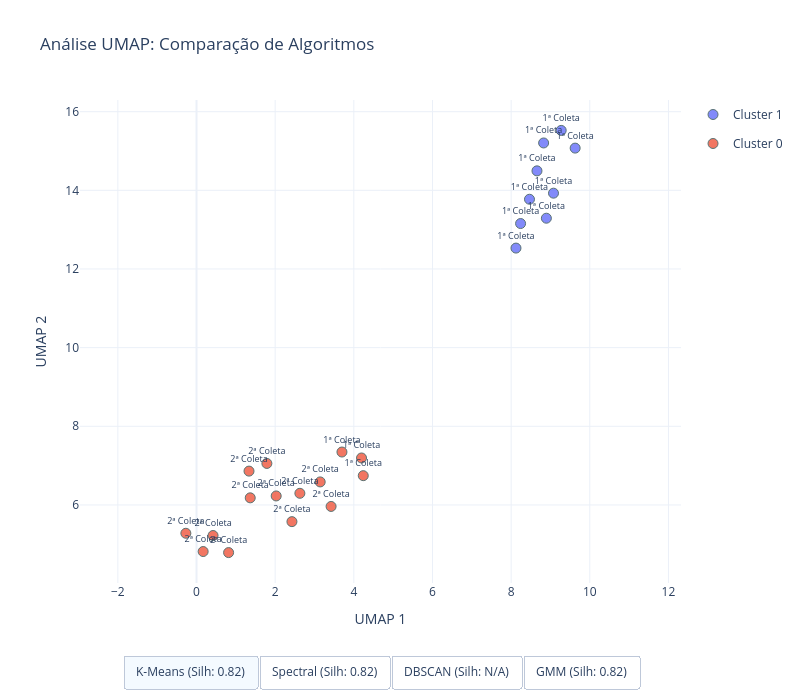

Notebook code for this chart:
### Code cell
import pandas as pd
import plotly.express as px
import plotly.graph_objects as go
from umap import UMAP
from sklearn.cluster import KMeans, SpectralClustering, DBSCAN
from sklearn.mixture import GaussianMixture
from sklearn.metrics import silhouette_score, adjusted_rand_score

df = df.query("IDX_produtor != 7 & IDX_produtor != 8")

freq_max = 'Todas'
cols_metadados = ['Dia_coleta', 'Abelha', 'IDX_produtor', 'Rodada_coleta']
all_freqs      = [col for col in df.columns if col not in cols_metadados]

if freq_max == 'Todas':
    freq_selected = all_freqs
    file_name = "Todas"
else:
    freq_selected = [
        col for col in all_freqs 
        if freq_min <= float(col) <= freq_max
    ]
    file_name = f"{freq_max}_{freq_min}"

filtered = df[freq_selected].values

redutor = UMAP(n_components=2, n_neighbors=5, min_dist=0.3, random_state=42)
data    = redutor.fit_transform(filtered)

n_clusters = 2

kmeans = KMeans(n_clusters=n_clusters, random_state=0, n_init="auto").fit(data)

spectral = SpectralClustering(
    n_clusters=n_clusters, 
    random_state=42, 
    assign_labels='kmeans',
    affinity='nearest_neighbors'
).fit(data)

dbscan = DBSCAN(eps=0.5, min_samples=5).fit(data) 

gmm = GaussianMixture(n_components=n_clusters, random_state=42).fit(data)
labels_gmm = gmm.predict(data)

sil_km = silhouette_score(data, kmeans.labels_)
sil_sp = silhouette_score(data, spectral.labels_)
sil_gm = silhouette_score(data, labels_gmm)

if len(set(dbscan.labels_)) > 1:
    sil_db = silhouette_score(data, dbscan.labels_)
    db_label = f"DBSCAN (Silh: {sil_db:.2f})"
else:
    db_label = "DBSCAN (Silh: N/A)"

ari_km_prod = adjusted_rand_score(df['IDX_produtor'], kmeans.labels_)
ari_sp_prod = adjusted_rand_score(df['IDX_produtor'], spectral.labels_)
ari_db_prod = adjusted_rand_score(df['IDX_produtor'], dbscan.labels_)
ari_gm_prod = adjusted_rand_score(df['IDX_produtor'], labels_gmm)

ari_km_rod = adjusted_rand_score(df['Rodada_coleta'], kmeans.labels_)
ari_sp_rod = adjusted_rand_score(df['Rodada_coleta'], spectral.labels_)
ari_db_rod = adjusted_rand_score(df['Rodada_coleta'], dbscan.labels_)
ari_gm_rod = adjusted_rand_score(df['Rodada_coleta'], labels_gmm)

ari_km_abelha = adjusted_rand_score(df['Abelha'], kmeans.labels_)
ari_sp_abelha = adjusted_rand_score(df['Abelha'], spectral.labels_)
ari_db_abelha = adjusted_rand_score(df['Abelha'], dbscan.labels_)
ari_gm_abelha = adjusted_rand_score(df['Abelha'], labels_gmm)

print("\n--- Validação Externa: Clusters vs Metadados (Adjusted Rand Index) ---")
print("O ARI varia de -1 a 1. Valores próximos a 1 indicam forte concordância.")
print("Valores próximos a 0 indicam que os clusters foram formados aleatoriamente em relação à variável.\n")

df_ari = pd.DataFrame({
    'Algoritmo': ['KMeans', 'Spectral', 'DBSCAN', 'GMM'],
    'ARI vs Produtor': [ari_km_prod, ari_sp_prod, ari_db_prod, ari_gm_prod],
    'ARI vs Rodada': [ari_km_rod, ari_sp_rod, ari_db_rod, ari_gm_rod],
    'ARI vs Abelha': [ari_km_abelha, ari_sp_abelha, ari_db_abelha, ari_gm_abelha]
})
print(df_ari.round(4).to_markdown(index=False))
print("\n" + "-"*65 + "\n")

df_2D = pd.DataFrame(data=data, columns=['UMAP 1', 'UMAP 2'])

df_2D['IDX_produtor']  = ('Produtor ' + df['IDX_produtor'].astype(str)).values
df_2D['Rodada_coleta'] = (df['Rodada_coleta'].astype(str) + 'ª Coleta').values
df_2D['Abelha']        = df['Abelha'].values

df_2D['KMeans']   = [f'Cluster {i}' for i in kmeans.labels_]
df_2D['Spectral'] = [f'Cluster {i}' for i in spectral.labels_]
df_2D['DBSCAN']   = [f'Cluster {i}' if i != -1 else 'Ruído' for i in dbscan.labels_]
df_2D['GMM']      = [f'Cluster {i}' for i in labels_gmm]

hover_config = {'UMAP 1': False, 'UMAP 2': False, 'IDX_produtor': True}

fig_kmeans = px.scatter(df_2D, x='UMAP 1', y='UMAP 2', color='KMeans', text='Rodada_coleta', hover_name='Abelha', hover_data=hover_config)
fig_spectral = px.scatter(df_2D, x='UMAP 1', y='UMAP 2', color='Spectral', text='Rodada_coleta', hover_name='Abelha', hover_data=hover_config)
fig_dbscan = px.scatter(df_2D, x='UMAP 1', y='UMAP 2', color='DBSCAN', text='Rodada_coleta', hover_name='Abelha', hover_data=hover_config)
fig_gmm = px.scatter(df_2D, x='UMAP 1', y='UMAP 2', color='GMM', text='Rodada_coleta', hover_name='Abelha', hover_data=hover_config)

fig = go.Figure()

for trace in fig_kmeans.data:
    fig.add_trace(trace)

for trace in fig_spectral.data:
    trace.visible = False
    fig.add_trace(trace)

for trace in fig_dbscan.data:
    trace.visible = False
    fig.add_trace(trace)

for trace in fig_gmm.data:
    trace.visible = False
    fig.add_trace(trace)

n_km = len(fig_kmeans.data)
n_sp = len(fig_spectral.data)
n_db = len(fig_dbscan.data)
n_gm = len(fig_gmm.data)

show_km = [True]  * n_km + [False] * n_sp + [False] * n_db + [False] * n_gm
show_sp = [False] * n_km + [True]  * n_sp + [False] * n_db + [False] * n_gm
show_db = [False] * n_km + [False] * n_sp + [True]  * n_db + [False] * n_gm
show_gm = [False] * n_km + [False] * n_sp + [False] * n_db + [True]  * n_gm

my_buttons = [
    dict(label=f"K-Means (Silh: {sil_km:.2f})", method="update", args=[{"visible": show_km}]),
    dict(label=f"Spectral (Silh: {sil_sp:.2f})", method="update", args=[{"visible": show_sp}]),
    dict(label=db_label, method="update", args=[{"visible": show_db}]),
    dict(label=f"GMM (Silh: {sil_gm:.2f})", method="update", args=[{"visible": show_gm}])
]

fig.update_layout(
    title=f'Análise UMAP: Comparação de Algoritmos',
    template='plotly_white',
    width=800, 
    height=700,
    xaxis_title='UMAP 1',
    yaxis_title='UMAP 2',
    yaxis=dict(scaleanchor="x", scaleratio=1),
    updatemenus=[
        dict(
            type="buttons",
            direction="right",
            x=0.5,
            y=-0.15,
            xanchor="center",
            yanchor="top",
            showactive=True,
            buttons=my_buttons 
        )
    ]
)

fig.update_traces(
    textposition='top center',
    textfont_size=9, 
    marker=dict(size=10, opacity=0.8, line=dict(width=1, color='DarkSlateGrey'))
)

fig.show()

### Figure 1 — Plotly figure (JSON) as saved in the notebook; plotly's stock layout.template omitted (floating-point values rounded to 4 significant figures)
{"data": [{"customdata": [["Produtor 1"], ["Produtor 2"], ["Produtor 3"], ["Produtor 4"], ["Produtor 5"], ["Produtor 6"], ["Produtor 3"], ["Produtor 4"], ["Produtor 5"]], "hovertemplate": "<b>%{hovertext}</b><br><br>KMeans=Cluster 1<br>Rodada_coleta=%{text}<br>IDX_produtor=%{customdata[0]}<extra></extra>", "hovertext": ["Jataí", "Jataí", "Jataí", "Jataí", "Jataí", "Jataí", "Mandaçaia", "Mandaçaia", "Mandaçaia"], "legendgroup": "Cluster 1", "marker": {"color": "#636efa", "line": {"color": "DarkSlateGrey", "width": 1}, "opacity": 0.8, "size": 10, "symbol": "circle"}, "mode": "markers+text", "name": "Cluster 1", "orientation": "v", "showlegend": true, "text": ["1ª Coleta", "1ª Coleta", "1ª Coleta", "1ª Coleta", "1ª Coleta", "1ª Coleta", "1ª Coleta", "1ª Coleta", "1ª Coleta"], "textfont": {"size": 9}, "textposition": "top center", "type": "scatter", "x": [8.24, 9.077, 8.657, 8.826, 9.628, 8.123, 8.896, 9.273, 8.467], "xaxis": "x", "y": [13.16, 13.93, 14.49, 15.2, 15.07, 12.53, 13.29, 15.52, 13.77], "yaxis": "y"}, {"customdata": [["Produtor 1"], ["Produtor 2"], ["Produtor 3"], ["Produtor 4"], ["Produtor 5"], ["Produtor 6"], ["Produtor 1"], ["Produtor 2"], ["Produtor 6"], ["Produtor 1"], ["Produtor 2"], ["Produtor 3"], ["Produtor 4"], ["Produtor 5"], ["Produtor 6"]], "hovertemplate": "<b>%{hovertext}</b><br><br>KMeans=Cluster 0<br>Rodada_coleta=%{text}<br>IDX_produtor=%{customdata[0]}<extra></extra>", "hovertext": ["Jataí", "Jataí", "Jataí", "Jataí", "Jataí", "Jataí", "Mandaçaia", "Mandaçaia", "Mandaçaia", "Mandaçaia", "Mandaçaia", "Mandaçaia", "Mandaçaia", "Mandaçaia", "Mandaçaia"], "legendgroup": "Cluster 0", "marker": {"color": "#EF553B", "line": {"color": "DarkSlateGrey", "width": 1}, "opacity": 0.8, "size": 10, "symbol": "circle"}, "mode": "markers+text", "name": "Cluster 0", "orientation": "v", "showlegend": true, "text": ["2ª Coleta", "2ª Coleta", "2ª Coleta", "2ª Coleta", "2ª Coleta", "2ª Coleta", "1ª Coleta", "1ª Coleta", "1ª Coleta", "2ª Coleta", "2ª Coleta", "2ª Coleta", "2ª Coleta", "2ª Coleta", "2ª Coleta"], "textfont": {"size": 9}, "textposition": "top center", "type": "scatter", "x": [3.421, 2.026, 1.365, 2.426, 1.334, 0.1684, 3.698, 4.24, 4.196, 3.144, 1.789, 0.4204, 2.628, 0.8156, -0.2713], "xaxis": "x", "y": [5.962, 6.229, 6.18, 5.575, 6.86, 4.815, 7.345, 6.744, 7.194, 6.585, 7.055, 5.223, 6.296, 4.788, 5.279], "yaxis": "y"}, {"customdata": [["Produtor 1"], ["Produtor 2"], ["Produtor 3"], ["Produtor 4"], ["Produtor 5"], ["Produtor 6"], ["Produtor 3"], ["Produtor 4"], ["Produtor 5"]], "hovertemplate": "<b>%{hovertext}</b><br><br>Spectral=Cluster 1<br>Rodada_coleta=%{text}<br>IDX_produtor=%{customdata[0]}<extra></extra>", "hovertext": ["Jataí", "Jataí", "Jataí", "Jataí", "Jataí", "Jataí", "Mandaçaia", "Mandaçaia", "Mandaçaia"], "legendgroup": "Cluster 1", "marker": {"color": "#636efa", "line": {"color": "DarkSlateGrey", "width": 1}, "opacity": 0.8, "size": 10, "symbol": "circle"}, "mode": "markers+text", "name": "Cluster 1", "orientation": "v", "showlegend": true, "text": ["1ª Coleta", "1ª Coleta", "1ª Coleta", "1ª Coleta", "1ª Coleta", "1ª Coleta", "1ª Coleta", "1ª Coleta", "1ª Coleta"], "textfont": {"size": 9}, "textposition": "top center", "type": "scatter", "visible": false, "x": [8.24, 9.077, 8.657, 8.826, 9.628, 8.123, 8.896, 9.273, 8.467], "xaxis": "x", "y": [13.16, 13.93, 14.49, 15.2, 15.07, 12.53, 13.29, 15.52, 13.77], "yaxis": "y"}, {"customdata": [["Produtor 1"], ["Produtor 2"], ["Produtor 3"], ["Produtor 4"], ["Produtor 5"], ["Produtor 6"], ["Produtor 1"], ["Produtor 2"], ["Produtor 6"], ["Produtor 1"], ["Produtor 2"], ["Produtor 3"], ["Produtor 4"], ["Produtor 5"], ["Produtor 6"]], "hovertemplate": "<b>%{hovertext}</b><br><br>Spectral=Cluster 0<br>Rodada_coleta=%{text}<br>IDX_produtor=%{customdata[0]}<extra></extra>", "hovertext": ["Jataí", "Jataí", "Jataí", "Jataí", "Jataí", "Jataí", "Mandaçaia", "Mandaçaia", "Mandaçaia", "Mandaçaia", "Mandaçaia", "Mandaçaia", "Mandaçaia", "Mandaçaia", "Mandaçaia"], "legendgroup": "Cluster 0", "marker": {"color": "#EF553B", "line": {"color": "DarkSlateGrey", "width": 1}, "opacity": 0.8, "size": 10, "symbol": "circle"}, "mode": "markers+text", "name": "Cluster 0", "orientation": "v", "showlegend": true, "text": ["2ª Coleta", "2ª Coleta", "2ª Coleta", "2ª Coleta", "2ª Coleta", "2ª Coleta", "1ª Coleta", "1ª Coleta", "1ª Coleta", "2ª Coleta", "2ª Coleta", "2ª Coleta", "2ª Coleta", "2ª Coleta", "2ª Coleta"], "textfont": {"size": 9}, "textposition": "top center", "type": "scatter", "visible": false, "x": [3.421, 2.026, 1.365, 2.426, 1.334, 0.1684, 3.698, 4.24, 4.196, 3.144, 1.789, 0.4204, 2.628, 0.8156, -0.2713], "xaxis": "x", "y": [5.962, 6.229, 6.18, 5.575, 6.86, 4.815, 7.345, 6.744, 7.194, 6.585, 7.055, 5.223, 6.296, 4.788, 5.279], "yaxis": "y"}, {"customdata": [["Produtor 1"], ["Produtor 2"], ["Produtor 3"], ["Produtor 4"], ["Produtor 5"], ["Produtor 6"], ["Produtor 1"], ["Produtor 2"], ["Produtor 3"], ["Produtor 4"], ["Produtor 5"], ["Produtor 6"], ["Produtor 1"], ["Produtor 2"], ["Produtor 3"], ["Produtor 4"], ["Produtor 5"], ["Produtor 6"], ["Produtor 1"], ["Produtor 2"], ["Produtor 3"], ["Produtor 4"], ["Produtor 5"], ["Produtor 6"]], "hovertemplate": "<b>%{hovertext}</b><br><br>DBSCAN=Ruído<br>Rodada_coleta=%{text}<br>IDX_produtor=%{customdata[0]}<extra></extra>", "hovertext": ["Jataí", "Jataí", "Jataí", "Jataí", "Jataí", "Jataí", "Jataí", "Jataí", "Jataí", "Jataí", "Jataí", "Jataí", "Mandaçaia", "Mandaçaia", "Mandaçaia", "Mandaçaia", "Mandaçaia", "Mandaçaia", "Mandaçaia", "Mandaçaia", "Mandaçaia", "Mandaçaia", "Mandaçaia", "Mandaçaia"], "legendgroup": "Ruído", "marker": {"color": "#636efa", "line": {"color": "DarkSlateGrey", "width": 1}, "opacity": 0.8, "size": 10, "symbol": "circle"}, "mode": "markers+text", "name": "Ruído", "orientation": "v", "showlegend": true, "text": ["1ª Coleta", "1ª Coleta", "1ª Coleta", "1ª Coleta", "1ª Coleta", "1ª Coleta", "2ª Coleta", "2ª Coleta", "2ª Coleta", "2ª Coleta", "2ª Coleta", "2ª Coleta", "1ª Coleta", "1ª Coleta", "1ª Coleta", "1ª Coleta", "1ª Coleta", "1ª Coleta", "2ª Coleta", "2ª Coleta", "2ª Coleta", "2ª Coleta", "2ª Coleta", "2ª Coleta"], "textfont": {"size": 9}, "textposition": "top center", "type": "scatter", "visible": false, "x": [8.24, 9.077, 8.657, 8.826, 9.628, 8.123, 3.421, 2.026, 1.365, 2.426, 1.334, 0.1684, 3.698, 4.24, 8.896, 9.273, 8.467, 4.196, 3.144, 1.789, 0.4204, 2.628, 0.8156, -0.2713], "xaxis": "x", "y": [13.16, 13.93, 14.49, 15.2, 15.07, 12.53, 5.962, 6.229, 6.18, 5.575, 6.86, 4.815, 7.345, 6.744, 13.29, 15.52, 13.77, 7.194, 6.585, 7.055, 5.223, 6.296, 4.788, 5.279], "yaxis": "y"}, {"customdata": [["Produtor 1"], ["Produtor 2"], ["Produtor 3"], ["Produtor 4"], ["Produtor 5"], ["Produtor 6"], ["Produtor 3"], ["Produtor 4"], ["Produtor 5"]], "hovertemplate": "<b>%{hovertext}</b><br><br>GMM=Cluster 1<br>Rodada_coleta=%{text}<br>IDX_produtor=%{customdata[0]}<extra></extra>", "hovertext": ["Jataí", "Jataí", "Jataí", "Jataí", "Jataí", "Jataí", "Mandaçaia", "Mandaçaia", "Mandaçaia"], "legendgroup": "Cluster 1", "marker": {"color": "#636efa", "line": {"color": "DarkSlateGrey", "width": 1}, "opacity": 0.8, "size": 10, "symbol": "circle"}, "mode": "markers+text", "name": "Cluster 1", "orientation": "v", "showlegend": true, "text": ["1ª Coleta", "1ª Coleta", "1ª Coleta", "1ª Coleta", "1ª Coleta", "1ª Coleta", "1ª Coleta", "1ª Coleta", "1ª Coleta"], "textfont": {"size": 9}, "textposition": "top center", "type": "scatter", "visible": false, "x": [8.24, 9.077, 8.657, 8.826, 9.628, 8.123, 8.896, 9.273, 8.467], "xaxis": "x", "y": [13.16, 13.93, 14.49, 15.2, 15.07, 12.53, 13.29, 15.52, 13.77], "yaxis": "y"}, {"customdata": [["Produtor 1"], ["Produtor 2"], ["Produtor 3"], ["Produtor 4"], ["Produtor 5"], ["Produtor 6"], ["Produtor 1"], ["Produtor 2"], ["Produtor 6"], ["Produtor 1"], ["Produtor 2"], ["Produtor 3"], ["Produtor 4"], ["Produtor 5"], ["Produtor 6"]], "hovertemplate": "<b>%{hovertext}</b><br><br>GMM=Cluster 0<br>Rodada_coleta=%{text}<br>IDX_produtor=%{customdata[0]}<extra></extra>", "hovertext": ["Jataí", "Jataí", "Jataí", "Jataí", "Jataí", "Jataí", "Mandaçaia", "Mandaçaia", "Mandaçaia", "Mandaçaia", "Mandaçaia", "Mandaçaia", "Mandaçaia", "Mandaçaia", "Mandaçaia"], "legendgroup": "Cluster 0", "marker": {"color": "#EF553B", "line": {"color": "DarkSlateGrey", "width": 1}, "opacity": 0.8, "size": 10, "symbol": "circle"}, "mode": "markers+text", "name": "Cluster 0", "orientation": "v", "showlegend": true, "text": ["2ª Coleta", "2ª Coleta", "2ª Coleta", "2ª Coleta", "2ª Coleta", "2ª Coleta", "1ª Coleta", "1ª Coleta", "1ª Coleta", "2ª Coleta", "2ª Coleta", "2ª Coleta", "2ª Coleta", "2ª Coleta", "2ª Coleta"], "textfont": {"size": 9}, "textposition": "top center", "type": "scatter", "visible": false, "x": [3.421, 2.026, 1.365, 2.426, 1.334, 0.1684, 3.698, 4.24, 4.196, 3.144, 1.789, 0.4204, 2.628, 0.8156, -0.2713], "xaxis": "x", "y": [5.962, 6.229, 6.18, 5.575, 6.86, 4.815, 7.345, 6.744, 7.194, 6.585, 7.055, 5.223, 6.296, 4.788, 5.279], "yaxis": "y"}], "layout": {"height": 700, "title": {"text": "Análise UMAP: Comparação de Algoritmos"}, "updatemenus": [{"buttons": [{"args": [{"visible": [true, true, false, false, false, false, false]}], "label": "K-Means (Silh: 0.82)", "method": "update"}, {"args": [{"visible": [false, false, true, true, false, false, false]}], "label": "Spectral (Silh: 0.82)", "method": "update"}, {"args": [{"visible": [false, false, false, false, true, false, false]}], "label": "DBSCAN (Silh: N/A)", "method": "update"}, {"args": [{"visible": [false, false, false, false, false, true, true]}], "label": "GMM (Silh: 0.82)", "method": "update"}], "direction": "right", "showactive": true, "type": "buttons", "x": 0.5, "xanchor": "center", "y": -0.15, "yanchor": "top"}], "width": 800, "xaxis": {"title": {"text": "UMAP 1"}}, "yaxis": {"scaleanchor": "x", "scaleratio": 1, "title": {"text": "UMAP 2"}}}}
